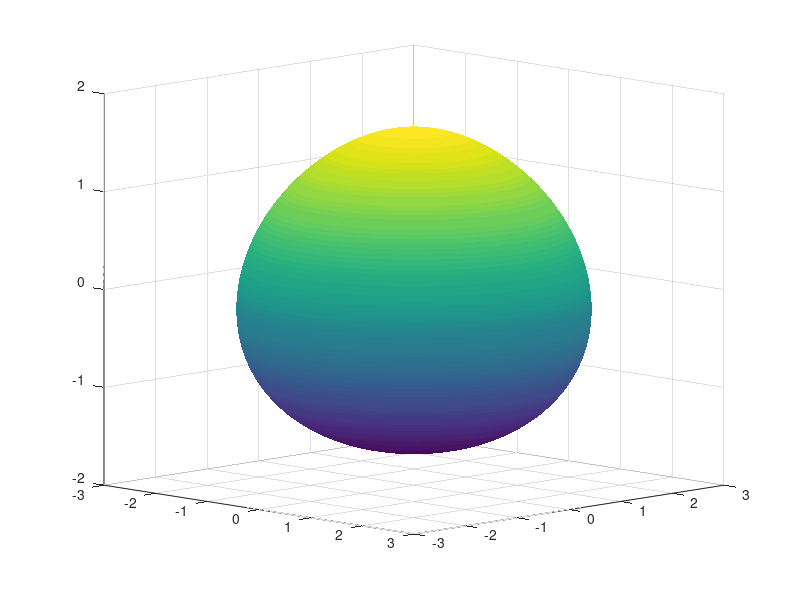

Recreate this plot in MATLAB.
clear
c = 0.3;
b = -1.65;
u=0:pi/100:2*pi;
v=0:pi/100:2*pi;
[uu,vv]=meshgrid(u,v);
x=(1+c.*vv).*cos(uu).*sin(vv);
y=(1+c.*vv).*sin(uu).*sin(vv);
z=b.*cos(vv)

figure
surf(x,y,z)
view(45,10)
shading flat